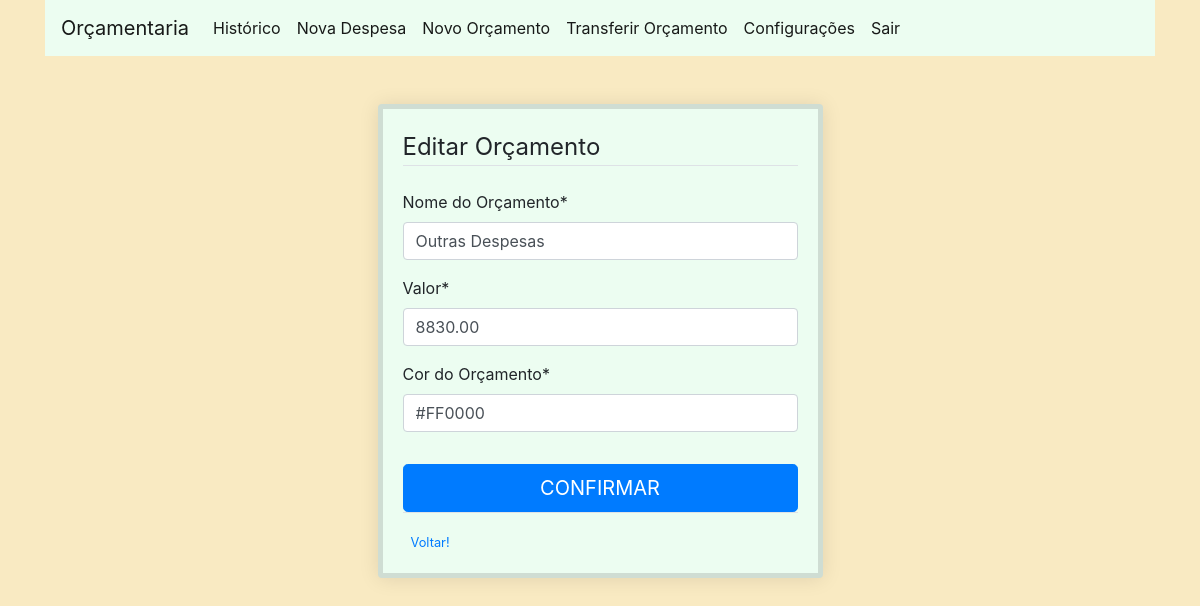
The app's page /budget/update/20/ (signed in) with its own data.
### budgeter/models.py (models this page shows, shortened)
class Budget(models.Model):
    user = models.ForeignKey(User, on_delete=models.CASCADE)
    budget_name = models.CharField(max_length=200, verbose_name='Nome do Orçamento')
    allowed_spending = models.DecimalField(decimal_places=2, max_digits=15,verbose_name='Valor')
    spent = models.DecimalField(default=0, decimal_places=2, max_digits=15)
    budget_color = ColorField(default='#FF0000', verbose_name="Cor do Orçamento")
    created_at = models.DateTimeField(auto_now_add=True)
    updated_at = models.DateTimeField(auto_now=True)

### budgeter/views.py (the view)
# urls.py: path('budget/update/<int:pk>/', views.BudgetUpdate.as_view(), name='budget_update'),
class BudgetUpdate(LoginRequiredMixin, generic.UpdateView):
    model = Budget
    fields = ['budget_name', 'allowed_spending', 'budget_color']
    template_name_suffix = '_update_form'
    success_url = reverse_lazy('home')

### budgeter/templates/budgeter/budget_update_form.html (shortened to what this page needs)
{% extends 'budgeter/budgeter_base_form.html' %}
{% load crispy_forms_tags %}
{% block form %}
    <form method="post" action="{% url 'budget_update' object.id%}">
         <fieldset class="form-group">
             <legend class="border-bottom mb-4">Editar Orçamento</legend>
             {{ form|crispy }}
         </fieldset>
         <button class="btn btn-lg btn-primary btn-block text-uppercase" type="submit">Confirmar</button>
     </form>
    <div class="border-top pt-3">
        <small class="text-muted">
            <a class="ml-2" href="{% url 'home' %}">Voltar!</a>
        </small>
    </div>
{% endblock form %}

### budgeter/static/budgeter/main.css (style rules this page uses)
body { background-color: #F9EAC2; }

### records on screen
Budget: budget_name "Outras Despesas", allowed_spending "8830.00", budget_color "#FF0000"
